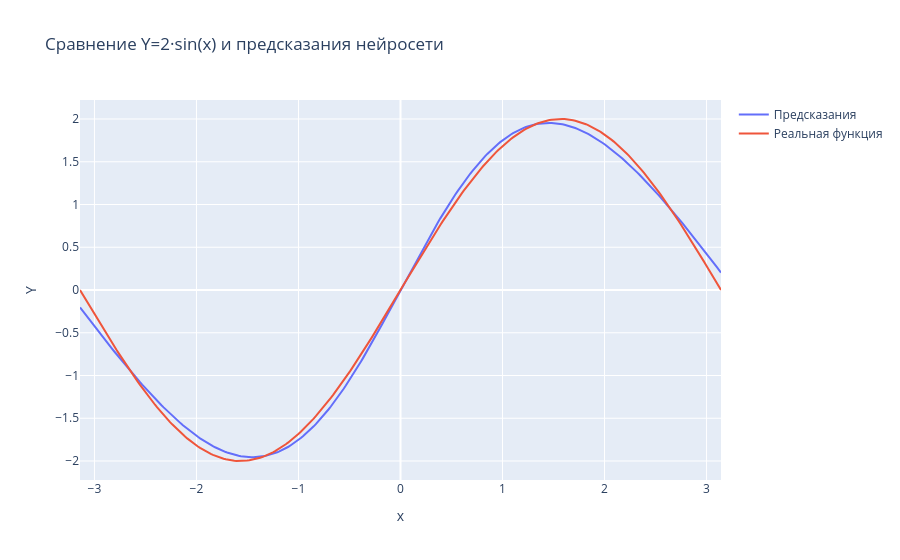

Notebook code for this chart:
### Code cell
import numpy as np
import matplotlib.pyplot as plt
import tensorflow as tf
from tensorflow import keras
from tensorflow.keras import backend as K
from tensorflow.keras.callbacks import EarlyStopping, ReduceLROnPlateau
from tensorflow.keras.utils import plot_model
import plotly.offline as pyoff
import plotly.graph_objs as go
import warnings

# отключение ошибок о старой версии функции из библиотеки
warnings.filterwarnings('ignore')
tf.get_logger().setLevel('ERROR')


K.clear_session()

# Определяем модель (≤2 слоя, ≤50 нейронов)
model = keras.Sequential([
    keras.Input(shape=(1,)),
    keras.layers.Dense(50, activation='tanh'),
    keras.layers.Dense(1, activation='linear')
])

# Компилируем с Adam и MSE
model.compile(
    optimizer=keras.optimizers.Adam(learning_rate=0.01),
    loss='mean_squared_error'
)

# Целевая функция
def func(x):
    return 2 * np.sin(x)

# Генерируем обучающие данные на одном периоде sin:
raw_xs = np.linspace(-np.pi, np.pi, 200, dtype=np.float32)
xs = raw_xs.reshape(-1, 1)
ys = func(raw_xs).reshape(-1, 1)

# ранняя остановка + снижение LR на плато
early_stop = EarlyStopping(monitor='loss', patience=20, restore_best_weights=True)
reduce_lr = ReduceLROnPlateau(monitor='loss', factor=0.5, patience=10, min_lr=1e-5)

# Обучаем
history = model.fit(
    xs, ys,
    epochs=200,
    batch_size=16,
    verbose=0,
    callbacks=[early_stop, reduce_lr]
)

# График MSE по эпохам
plt.figure(figsize=(6,4))
plt.plot(history.history['loss'])
plt.title('Ошибка обучения (MSE) по эпохам')
plt.xlabel('Эпоха')
plt.ylabel('Loss')
plt.grid()
plt.show()

# Проверка на x = 1.0
x_val = 1.0
predicted = model.predict(np.array([[x_val]], dtype=np.float32), verbose=0)[0][0]
true_val  = func(x_val)

print(f"Финальный Loss: {model.evaluate(xs, ys, verbose=0):.4f}")
print(f"\nПредсказание для x = {x_val:.1f}: {predicted:.4f} (ожидалось: {true_val:.4f})")
if true_val * 0.9 <= predicted <= true_val * 1.1:
    print("✅ Точность выше 90% — УДОВЛЕТВОРИТЕЛЬНО.")
else:
    print("❌ Точность ниже 90% — НЕ удовлетворительно.")

# Визуализация архитектуры
plot_model(
    model,
    to_file='model_sin_final.png',
    show_shapes=True,
    show_layer_names=True,
    dpi=96
)

# Сравнение по всей области
x_plot = np.linspace(-np.pi, np.pi, 300, dtype=np.float32)
y_real = func(x_plot)
y_pred  = model.predict(x_plot.reshape(-1,1), verbose=0).flatten()

plot_data = [
    go.Scatter(x=x_plot, y=y_pred, name='Предсказания'),
    go.Scatter(x=x_plot, y=y_real, name='Реальная функция'),
]
layout = go.Layout(
    title='Сравнение Y=2·sin(x) и предсказания нейросети',
    xaxis={'title':'x'},
    yaxis={'title':'Y'}
)
fig = go.Figure(data=plot_data, layout=layout)
pyoff.init_notebook_mode(connected=True)
pyoff.iplot(fig)

### Figure 1 — Plotly figure (JSON) as saved in the notebook; plotly's stock layout.template omitted (floating-point values rounded to 4 significant figures; data arrays with more than 128 entries replaced by an {"elided": "..."} marker saying what was removed)
{"data": [{"name": "Предсказания", "type": "scatter", "x": {"elided": "300 float values"}, "y": {"elided": "300 float values"}}, {"name": "Реальная функция", "type": "scatter", "x": {"elided": "300 float values"}, "y": {"elided": "300 float values"}}], "layout": {"title": {"text": "Сравнение Y=2·sin(x) и предсказания нейросети"}, "xaxis": {"title": {"text": "x"}}, "yaxis": {"title": {"text": "Y"}}}}
